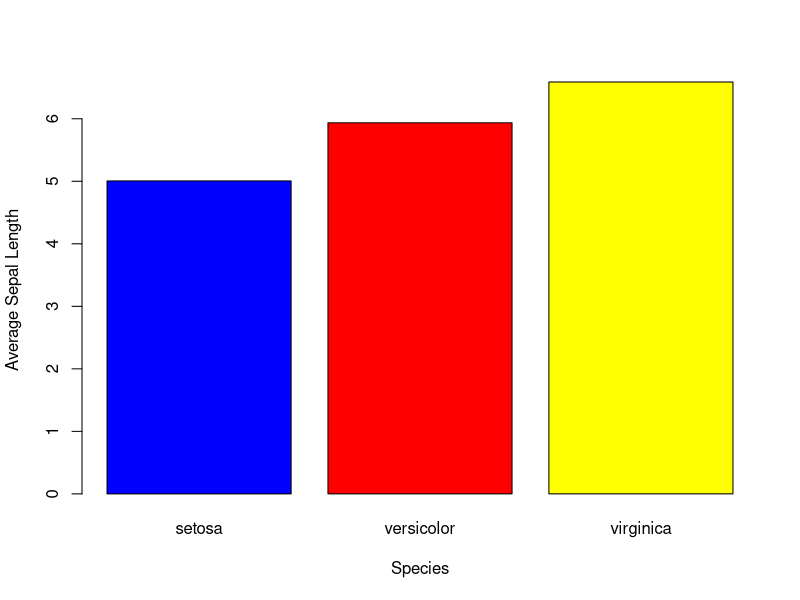

The R script that drew this image:
#1
## Formal Arguments: x,y : Because these hold the actual value passed and act as containers.
## Free Variables: z : Because it is not defined globally or locally within a function or even as an argument.
## Local Variables: a : Defined inside a function f and not accessible outside of it.
## Global variable : b : Defined outside a fucntion and hence accessible everywhere.
## No error is thrown because the code is loaded first as it is in R due to a concept called LAZY LOADING. It will compile and execute ony when invoked and then throw errors if any. 

#2
v<-c(1,6,9,7,5,4)
m<-matrix(v,3)  #(Column Wise by default)
m

#3
df<-data.frame(a=c(1,2,3),b=c(4,5,6),c=c(7,8,9))
df$b
df[,2]

#4
df[,3]  #[1] 7 8 9

#5
df[1,]  #  a b c
      #  1 1 4 7

#6
## $____$
## $\sum_{i=1}^nX_i$ appears inline.

#7
df<-iris
barplot(tapply(df$Sepal.Length,df$Species,mean),xlab = "Species",ylab = "Average Sepal Length", col = c("Blue","Red","Yellow"))

#8
p<-prop.test(100,300,p = 0.3)
p
##p value is 0.231, which is greater than the 5% significance level. Hence we accept the hypothesis i.e. we can say p = 0.3 with 95% confidence

#9
## If the value of p is less than 0.02 which is less than 0.05(or 5% confidence level), then we reject the null hypothesis, and conclude that there's a significant difference between actual and observed probabilities

#10
paste("Data","Science","in","R","Programming",sep = "_")

#11
# %% :- modulus operator. It returns the remainder on dividing A by B.
# %/% :- numerical division operator. It returns the quotient on dividing A by B.
